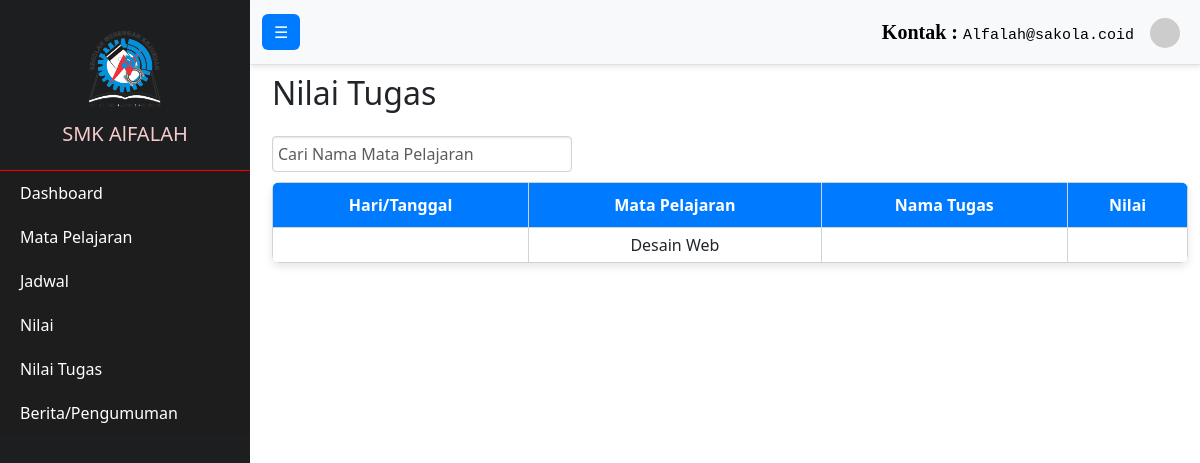
The app's page /Siswa/nilaiTugas.php (signed in), older data.
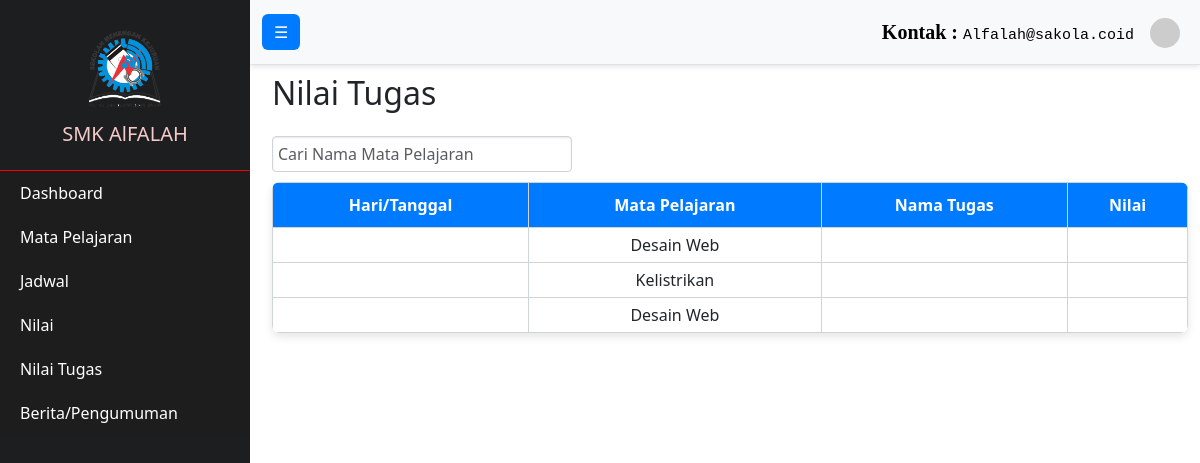
The same page, newer data.
### tables this page shows
CREATE TABLE `jadwal` (
  `id_jadwal` int(11) NOT NULL,
  `nip` varchar(50) DEFAULT NULL,
  `kode_mapel` varchar(50) DEFAULT NULL,
  `hari` varchar(20) DEFAULT NULL,
  `id_kelas` int(11) DEFAULT NULL,
  `waktu_mulai` varchar(11) DEFAULT NULL,
  `waktu_selesai` varchar(11) DEFAULT NULL
);

CREATE TABLE `mata_pelajaran` (
  `kode_mapel` varchar(50) NOT NULL,
  `nama_mapel` varchar(100) NOT NULL,
  `deskripsi` text DEFAULT NULL,
  `jenis` varchar(50) DEFAULT NULL,
  `gambar` varchar(255) DEFAULT NULL
);

### Siswa/nilaiTugas.php (the view, shortened to what this page needs)
<?php
include '../db.php';
$nip_guru = $_SESSION['teacher_nip'] ?? '';
$sql = "SELECT j.kode_mapel, mp.nama_mapel, j.hari, k.nama_kelas, j.waktu_mulai, j.waktu_selesai, g.nama_guru
        FROM jadwal j
        JOIN mata_pelajaran mp ON j.kode_mapel = mp.kode_mapel
        JOIN kelas k ON j.id_kelas = k.id_kelas
        JOIN guru g ON j.nip = g.nip
        WHERE j.nip = ?";
$stmt = $conn->prepare($sql);
$stmt->bind_param("s", $nip_guru);
$stmt->execute();
$result = $stmt->get_result();
?>
<!DOCTYPE html>
<html lang="en">
<head>
    <link href="https://cdn.jsdelivr.net/npm/bootstrap@5.3.0/dist/css/bootstrap.min.css" rel="stylesheet">
    <link rel="stylesheet" href="../css/nilaiTugas.css">
</head>
<body>
<?php include '../navbar/navSiswa.php'; ?>
    <div id="mainContent" class="container mt-4">
        <h2 class="mb-4">Nilai Tugas</h2>
        <div class="mb-6">
            <input type="text" id="searchInput" class="form-control" placeholder="Cari Nama Mata Pelajaran">
        </div>
        <table class="table" id="jadwalTable">
            <thead>
                <tr>
                    <th>Hari/Tanggal</th>
                    <th onclick="sortTable(0)">Mata Pelajaran</th>
                    <th>Nama Tugas</th>
                    <th>Nilai</th>
                </tr>
            </thead>
            <tbody>
                <?php while ($row = $result->fetch_assoc()): ?>
                    <tr>
                        <td><?php echo htmlspecialchars($row['Hari/Tanggal']); ?></td>
                        <td><?php echo htmlspecialchars($row['nama_mapel']); ?></td>
                        <td><?php echo htmlspecialchars($row['nama_tugas']); ?></td>
                        <td><?php echo htmlspecialchars($row['nilai']); ?></td>
                    </tr>
                <?php endwhile; ?>
            </tbody>
        </table>
    </div>
</body>
</html>

Row changes from the older to the newer data that the page shows:
added jadwal: kode_mapel.nama_mapel "Kelistrikan"
added jadwal: kode_mapel.nama_mapel "Desain Web"
